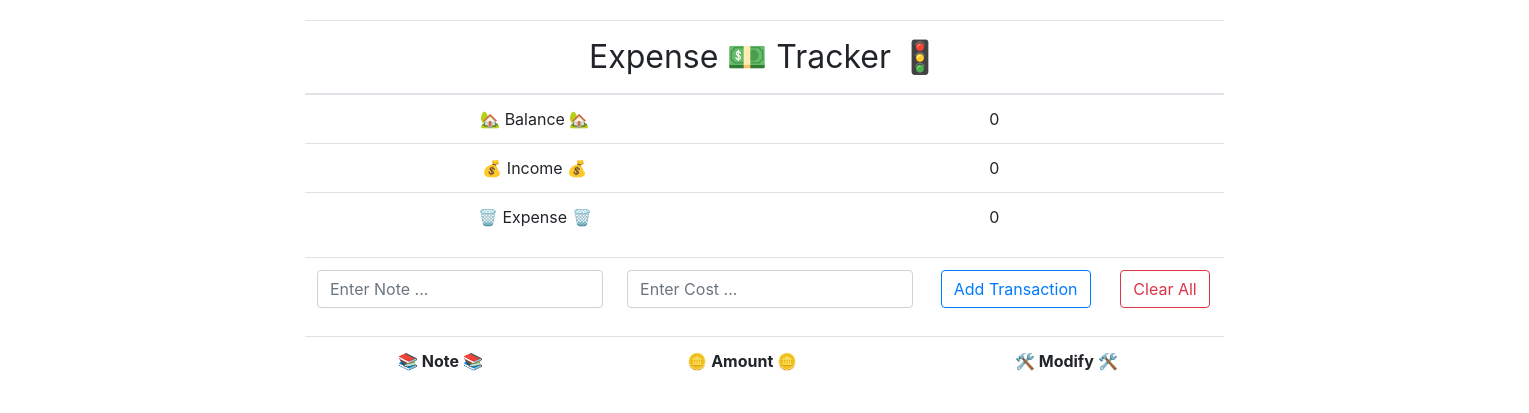
Before: / with the older database file.
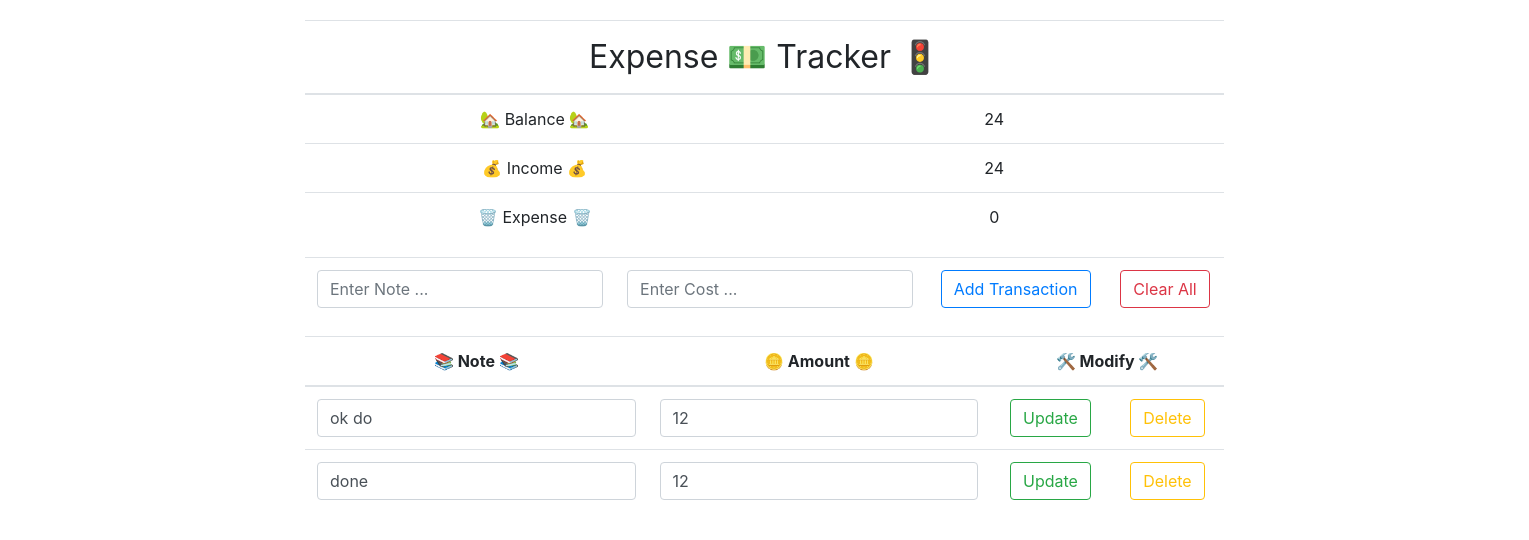
After: the same page with the newer database file.
### tables this page shows
CREATE TABLE history (id INTEGER PRIMARY KEY AUTOINCREMENT NOT NULL UNIQUE, note TEXT NOT NULL, cost INTEGER NOT NULL);

### print_history.php (the view, shortened to what this page needs)
<?php
$db = new SQLite3('database.sqlite');
$query = "SELECT * FROM history";
$result = $db->query($query);
while ($row = $result->fetchArray(SQLITE3_ASSOC)) {
    echo "<tr>";
    echo "
    <td><input class=\"form-control\" type=\"text\" id=\"".$row['id']."note\" value = \"".$row['note']."\"></td>
    <td><input class=\"form-control\" type=\"number\" id=\"".$row['id']."cost\" value = \"".$row['cost']."\"></td>
    <td><button class=\"btn btn-outline-success\" onclick = \"update_(".$row['id'].")\">Update</button></td>
    <td><button class=\"btn btn-outline-warning\" onclick = \"delete_(".$row['id'].")\">Delete</button></td>
    </tr>";
}
?>

### index.php (shortened to what this page needs)
<!DOCTYPE html>
<html lang="en">
<head>
    <link rel="stylesheet" href="https://cdn.jsdelivr.net/npm/bootstrap@4.4.1/dist/css/bootstrap.min.css">
</head>
<body style="width: 1519px;margin: auto; padding:300px; padding-top: 20px;">
    <table class="table table-hover" style="text-align:center">
        <tr>
            <td colspan="3" style="font-size:xx-large;">
                Expense 💵 Tracker 🚦
            </td>
        </tr>
        <tbody>
            <?php include 'print_ieb.php'; ?>
        </tbody>
    </table>
    <table class="table table-hover">
        <tbody style="text-align:center;">
            <tr>
                <td>
                    <input type="text" id = "note" class="form-control" placeholder="Enter Note ...">
                </td>
                <td>
                    <input type="number" id = "cost" class="form-control" placeholder="Enter Cost ...">
                </td>
                <td>
                    <button type="submit" onclick="insert_()" class="btn btn-outline-primary">Add Transaction</button>
                </td>
                <td>
                    <button type="submit" onclick="delete_all_()" class="btn btn-outline-danger">Clear All</button>
                </td>
            </tr>
        </tbody>
    </table>
    <table class="table table-hover" style="text-align: center;">
                <tr>
                    <th scope="col">📚 Note 📚</th>
                    <th scope="col">🪙 Amount 🪙</td>
                    <th scope="col" colspan="2">🛠️ Modify 🛠️</th>
                </tr>
            <tbody>
                <tbody><?php include 'print_history.php'; ?></tbody>
            </tbody>
    </table>
</body>
</html>

### print_ieb.php (shortened to what this page needs)
<?php
$db = new SQLite3('database.sqlite');
$query = "SELECT * FROM history";
$result = $db->query($query);
$income = 0;
$expense = 0;
while ($row = $result->fetchArray(SQLITE3_ASSOC)) {
    if($row['cost'] >= 0) {
        $income += $row['cost'];
    }
    else {
        $expense -= $row['cost'];
    }
}
$balance = $income - $expense;
echo "
<tr>
    <td style=\"width:50%;\">🏡 Balance 🏡</td>
    <td>$balance</td>
</tr>
<tr>
    <td>💰 Income 💰</td>
    <td>$income</td>
</tr>
<tr>
    <td>🗑️ Expense 🗑️</td>
    <td>$expense</td>
</tr>";
?>

Changed rows visible on the page:
added history: note "ok do", cost "12"
added history: note "done", cost "12"
Other visible differences:
$balance: "0" → "24"
$income: "0" → "24"
